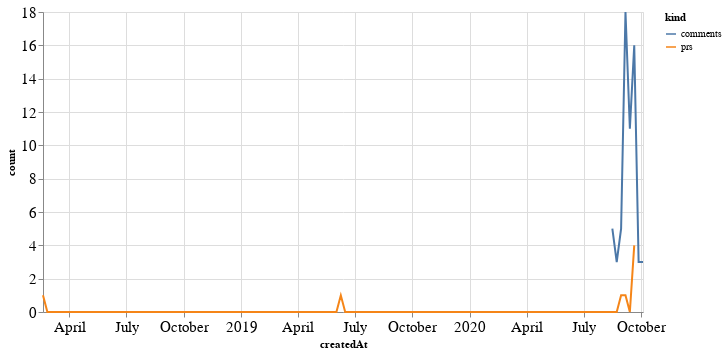

The notebook cell saved with this chart:
### Code cell
alt.Chart(total_time, width=600).mark_line().encode(
    x='createdAt',
    y='count',
    color='kind'
)

### Figure 1 — Vega-Lite specification as saved in the notebook (floating-point values rounded to 4 significant figures; data arrays with more than 128 entries replaced by an {"elided": "..."} marker saying what was removed)
{"config": {"axisLeft": {"labelFontSize": 15}, "axisBottom": {"labelFontSize": 15}}, "data": {"name": "data-b7bc1e12184e88a7bb0ce78c6d5d8984"}, "mark": "line", "encoding": {"color": {"type": "nominal", "field": "kind"}, "x": {"type": "temporal", "field": "createdAt"}, "y": {"type": "quantitative", "field": "count"}}, "width": 600, "$schema": "https://vega.github.io/schema/vega-lite/v4.8.1.json", "datasets": {"data-b7bc1e12184e88a7bb0ce78c6d5d8984": {"elided": "276 records"}}}
